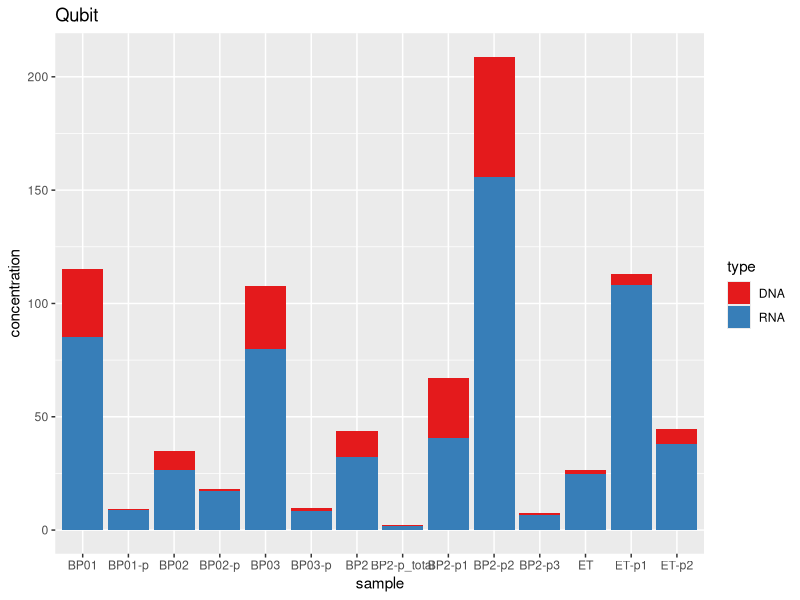

The R source for this figure:
library(readxl)
library(ggplot2)
qubit <- read_excel("qubit.xlsx")

DNA <- qubit[c(27,30,33,42,43),]
RNA <- qubit[-c(27,30,33,42,43),]
cleanup <- RNA[c(3,4,13:38),]

ggplot(cleanup, aes(x=sample,y=concentration,fill=type))+
  geom_bar(stat="identity")+
  scale_fill_brewer(palette = "Set1")+
  labs(title = "Qubit")
